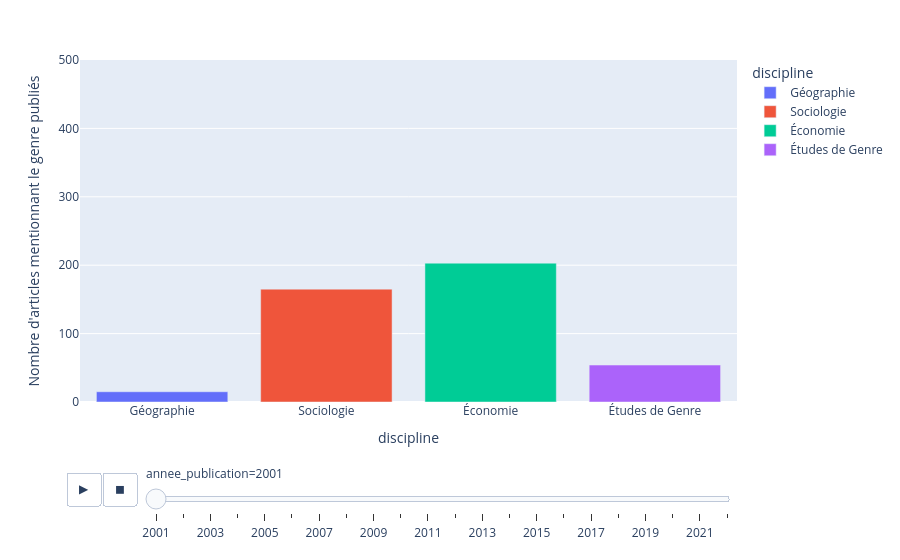

Here is the notebook cell this chart was saved with:
### Markdown cell above
Comme nous l'avons vu, **Plotly Express** contient des fonctionnalités intéractives native. Et pourtant, il y a encore de nombreuses fonctionnalités qui peuvent être implémentées pour augmenter l'intéractivité comme les animations à travers les *animation frames*.

Une *animation frame* représente la manière dont les données changent en fonction d'un certain axe. Dans les recherches historiques, la mesure la plus utile est l'axe temporel bien que d'autres variables numérique avec une relation d'ordre (ex : les entiers, ou un intervalle comme $[0,1]$) peut fonctionner. Une figure **Plotly Express** avec une animation contient une barre de défilement intéractive permettant de jouer/arrêter l'animation mais aussi de se déplacer manuellement dans les données.

Pour créer une figure avec une animation, il faut commencer par sélectionner le type de graphe que nous voulons utiliser comme dans les exemples précédents. Puis, à l'intérieur de la fonction on utilise le paramètre `animation_frame` pour spécifier quel variable doit petre utilisée pour visualiser l'évolution. Dans notre exemple, nous reprenons le nombre d'articles mentionnant le genre et affichons l'évolution à travers les années

### Code cell
proportion_genre_animation = df.groupby(["annee_publication","discipline"],
                                as_index = False).size()
# On utilise px.bar pour créer un diagramme bâton
fig = px.bar(
    proportion_genre_animation,
    x="discipline",
    y="size",
    labels={"size": "Nombre d'articles mentionnant le genre publiés"},
    range_y=[0,500],  # Le paramètre range_y permet de customiser l'intervalede l'axe y
    color="discipline",
    # title="Add a title here",
    animation_frame="annee_publication", # Use animation_frame to specify which variable to measure for change
)
fig.show()

### Figure 1 — Plotly figure (JSON) as saved in the notebook; plotly's stock layout.template omitted (floating-point values rounded to 4 significant figures)
{"data": [{"alignmentgroup": "True", "hovertemplate": "discipline=%{x}<br>annee_publication=2001<br>Nombre d'articles mentionnant le genre publiés=%{y}<extra></extra>", "legendgroup": "Géographie", "marker": {"color": "#636efa", "pattern": {"shape": ""}}, "name": "Géographie", "offsetgroup": "Géographie", "orientation": "v", "showlegend": true, "textposition": "auto", "type": "bar", "x": ["Géographie"], "xaxis": "x", "y": [15], "yaxis": "y"}, {"alignmentgroup": "True", "hovertemplate": "discipline=%{x}<br>annee_publication=2001<br>Nombre d'articles mentionnant le genre publiés=%{y}<extra></extra>", "legendgroup": "Sociologie", "marker": {"color": "#EF553B", "pattern": {"shape": ""}}, "name": "Sociologie", "offsetgroup": "Sociologie", "orientation": "v", "showlegend": true, "textposition": "auto", "type": "bar", "x": ["Sociologie"], "xaxis": "x", "y": [165], "yaxis": "y"}, {"alignmentgroup": "True", "hovertemplate": "discipline=%{x}<br>annee_publication=2001<br>Nombre d'articles mentionnant le genre publiés=%{y}<extra></extra>", "legendgroup": "Économie", "marker": {"color": "#00cc96", "pattern": {"shape": ""}}, "name": "Économie", "offsetgroup": "Économie", "orientation": "v", "showlegend": true, "textposition": "auto", "type": "bar", "x": ["Économie"], "xaxis": "x", "y": [203], "yaxis": "y"}, {"alignmentgroup": "True", "hovertemplate": "discipline=%{x}<br>annee_publication=2001<br>Nombre d'articles mentionnant le genre publiés=%{y}<extra></extra>", "legendgroup": "Études de Genre", "marker": {"color": "#ab63fa", "pattern": {"shape": ""}}, "name": "Études de Genre", "offsetgroup": "Études de Genre", "orientation": "v", "showlegend": true, "textposition": "auto", "type": "bar", "x": ["Études de Genre"], "xaxis": "x", "y": [54], "yaxis": "y"}], "layout": {"barmode": "relative", "legend": {"title": {"text": "discipline"}, "tracegroupgap": 0}, "margin": {"t": 60}, "sliders": [{"active": 0, "currentvalue": {"prefix": "annee_publication="}, "len": 0.9, "pad": {"b": 10, "t": 60}, "steps": [{"args": [["2001"], {"frame": {"duration": 0, "redraw": true}, "fromcurrent": true, "mode": "immediate", "transition": {"duration": 0, "easing": "linear"}}], "label": "2001", "method": "animate"}, {"args": [["2002"], {"frame": {"duration": 0, "redraw": true}, "fromcurrent": true, "mode": "immediate", "transition": {"duration": 0, "easing": "linear"}}], "label": "2002", "method": "animate"}, {"args": [["2003"], {"frame": {"duration": 0, "redraw": true}, "fromcurrent": true, "mode": "immediate", "transition": {"duration": 0, "easing": "linear"}}], "label": "2003", "method": "animate"}, {"args": [["2004"], {"frame": {"duration": 0, "redraw": true}, "fromcurrent": true, "mode": "immediate", "transition": {"duration": 0, "easing": "linear"}}], "label": "2004", "method": "animate"}, {"args": [["2005"], {"frame": {"duration": 0, "redraw": true}, "fromcurrent": true, "mode": "immediate", "transition": {"duration": 0, "easing": "linear"}}], "label": "2005", "method": "animate"}, {"args": [["2006"], {"frame": {"duration": 0, "redraw": true}, "fromcurrent": true, "mode": "immediate", "transition": {"duration": 0, "easing": "linear"}}], "label": "2006", "method": "animate"}, {"args": [["2007"], {"frame": {"duration": 0, "redraw": true}, "fromcurrent": true, "mode": "immediate", "transition": {"duration": 0, "easing": "linear"}}], "label": "2007", "method": "animate"}, {"args": [["2008"], {"frame": {"duration": 0, "redraw": true}, "fromcurrent": true, "mode": "immediate", "transition": {"duration": 0, "easing": "linear"}}], "label": "2008", "method": "animate"}, {"args": [["2009"], {"frame": {"duration": 0, "redraw": true}, "fromcurrent": true, "mode": "immediate", "transition": {"duration": 0, "easing": "linear"}}], "label": "2009", "method": "animate"}, {"args": [["2010"], {"frame": {"duration": 0, "redraw": true}, "fromcurrent": true, "mode": "immediate", "transition": {"duration": 0, "easing": "linear"}}], "label": "2010", "method": "animate"}, {"args": [["2011"], {"frame": {"duration": 0, "redraw": true}, "fromcurrent": true, "mode": "immediate", "transition": {"duration": 0, "easing": "linear"}}], "label": "2011", "method": "animate"}, {"args": [["2012"], {"frame": {"duration": 0, "redraw": true}, "fromcurrent": true, "mode": "immediate", "transition": {"duration": 0, "easing": "linear"}}], "label": "2012", "method": "animate"}, {"args": [["2013"], {"frame": {"duration": 0, "redraw": true}, "fromcurrent": true, "mode": "immediate", "transition": {"duration": 0, "easing": "linear"}}], "label": "2013", "method": "animate"}, {"args": [["2014"], {"frame": {"duration": 0, "redraw": true}, "fromcurrent": true, "mode": "immediate", "transition": {"duration": 0, "easing": "linear"}}], "label": "2014", "method": "animate"}, {"args": [["2015"], {"frame": {"duration": 0, "redraw": true}, "fromcurrent": true, "mode": "immediate", "transition": {"duration": 0, "easing": "linear"}}], "label": "2015", "method": "animate"}, {"args": [["2016"], {"frame": {"duration": 0, "redraw": true}, "fromcurrent": true, "mode": "immediate", "transition": {"duration": 0, "easing": "linear"}}], "label": "2016", "method": "animate"}, {"args": [["2017"], {"frame": {"duration": 0, "redraw": true}, "fromcurrent": true, "mode": "immediate", "transition": {"duration": 0, "easing": "linear"}}], "label": "2017", "method": "animate"}, {"args": [["2018"], {"frame": {"duration": 0, "redraw": true}, "fromcurrent": true, "mode": "immediate", "transition": {"duration": 0, "easing": "linear"}}], "label": "2018", "method": "animate"}, {"args": [["2019"], {"frame": {"duration": 0, "redraw": true}, "fromcurrent": true, "mode": "immediate", "transition": {"duration": 0, "easing": "linear"}}], "label": "2019", "method": "animate"}, {"args": [["2020"], {"frame": {"duration": 0, "redraw": true}, "fromcurrent": true, "mode": "immediate", "transition": {"duration": 0, "easing": "linear"}}], "label": "2020", "method": "animate"}, {"args": [["2021"], {"frame": {"duration": 0, "redraw": true}, "fromcurrent": true, "mode": "immediate", "transition": {"duration": 0, "easing": "linear"}}], "label": "2021", "method": "animate"}, {"args": [["2022"], {"frame": {"duration": 0, "redraw": true}, "fromcurrent": true, "mode": "immediate", "transition": {"duration": 0, "easing": "linear"}}], "label": "2022", "method": "animate"}], "x": 0.1, "xanchor": "left", "y": 0, "yanchor": "top"}], "updatemenus": [{"buttons": [{"args": [null, {"frame": {"duration": 500, "redraw": true}, "fromcurrent": true, "mode": "immediate", "transition": {"duration": 500, "easing": "linear"}}], "label": "&#9654;", "method": "animate"}, {"args": [[null], {"frame": {"duration": 0, "redraw": true}, "fromcurrent": true, "mode": "immediate", "transition": {"duration": 0, "easing": "linear"}}], "label": "&#9724;", "method": "animate"}], "direction": "left", "pad": {"r": 10, "t": 70}, "showactive": false, "type": "buttons", "x": 0.1, "xanchor": "right", "y": 0, "yanchor": "top"}], "xaxis": {"anchor": "y", "categoryarray": ["Géographie", "Sociologie", "Économie", "Études de Genre"], "categoryorder": "array", "domain": [0, 1], "title": {"text": "discipline"}}, "yaxis": {"anchor": "x", "domain": [0, 1], "range": [0, 500], "title": {"text": "Nombre d'articles mentionnant le genre publiés"}}}}
